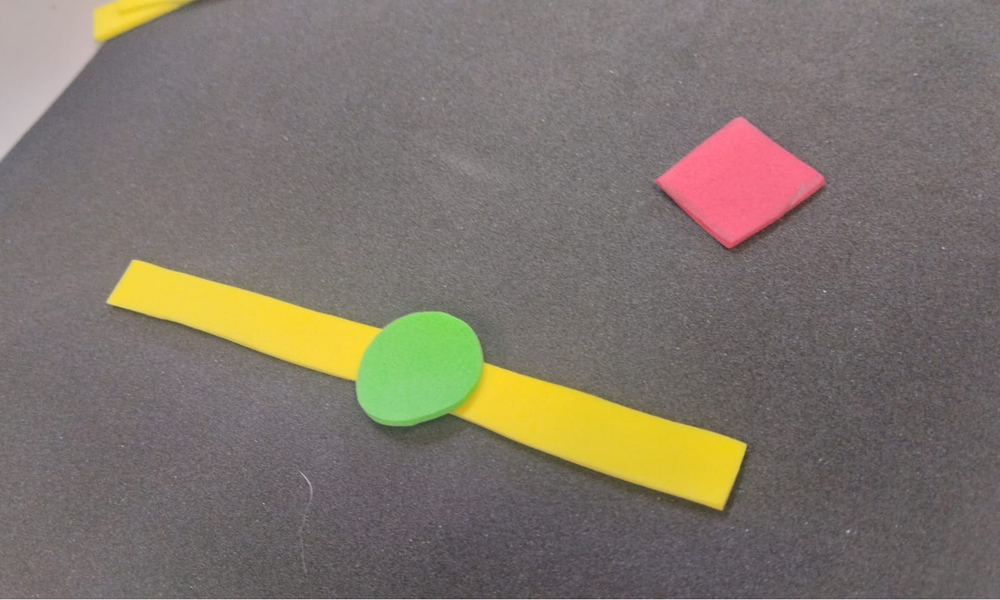
#> input picture dronantes/image.png, 1000 x 600 px, shrunk from 1500 x 900 before the run, given in place of the camera
$ python tallervision1.py
#> lines starting #> are read from the running program, lines starting #| are printed output that depends on the picture; after the words box and inside, x2 and y2 are one past the last pixel; in counts of white or black regions, pixels touching at a corner belong together
""" Día 5 - Taller de Python ~ OpenCV
Angie Contreras ~ Club de Robótica

HSV """

# -- importar opencv y numpy--
import cv2 as cv
import numpy as np

""" Actividad 1. HSV """

def nothing(x):
    pass

# Crear ventana y trackbars para rangos mínimos y máximos de HSV
cv.namedWindow("Panel", cv.WINDOW_NORMAL)
cv.createTrackbar("H Min", "Panel", 0, 179, nothing)
#> slider 'H Min' is set to 35
cv.createTrackbar("S Min", "Panel", 0, 255, nothing)
#> slider 'S Min' is set to 51
cv.createTrackbar("V Min", "Panel", 0, 255, nothing)
#> slider 'V Min' is set to 51
cv.createTrackbar("H Max", "Panel", 179, 179, nothing)
cv.createTrackbar("S Max", "Panel", 255, 255, nothing)
cv.createTrackbar("V Max", "Panel", 255, 255, nothing)

cap = cv.VideoCapture(0)

while True:
    ret, frame = cap.read()
#> frame is the input picture: shape (600, 1000, 3); mean B, G, R 107.8, 117.3, 125.8
    if not ret:
        break

    hsv = cv.cvtColor(frame, cv.COLOR_BGR2HSV)
#> hsv: shape (600, 1000, 3); mean H, S, V 96.3, 31.2, 127.3

    h_min = cv.getTrackbarPos("H Min", "Panel")
    s_min = cv.getTrackbarPos("S Min", "Panel")
    v_min = cv.getTrackbarPos("V Min", "Panel")
    h_max = cv.getTrackbarPos("H Max", "Panel")
    s_max = cv.getTrackbarPos("S Max", "Panel")
    v_max = cv.getTrackbarPos("V Max", "Panel")

    lower = np.array([h_min, s_min, v_min])
    upper = np.array([h_max, s_max, v_max])

    mask = cv.inRange(hsv, lower, upper)
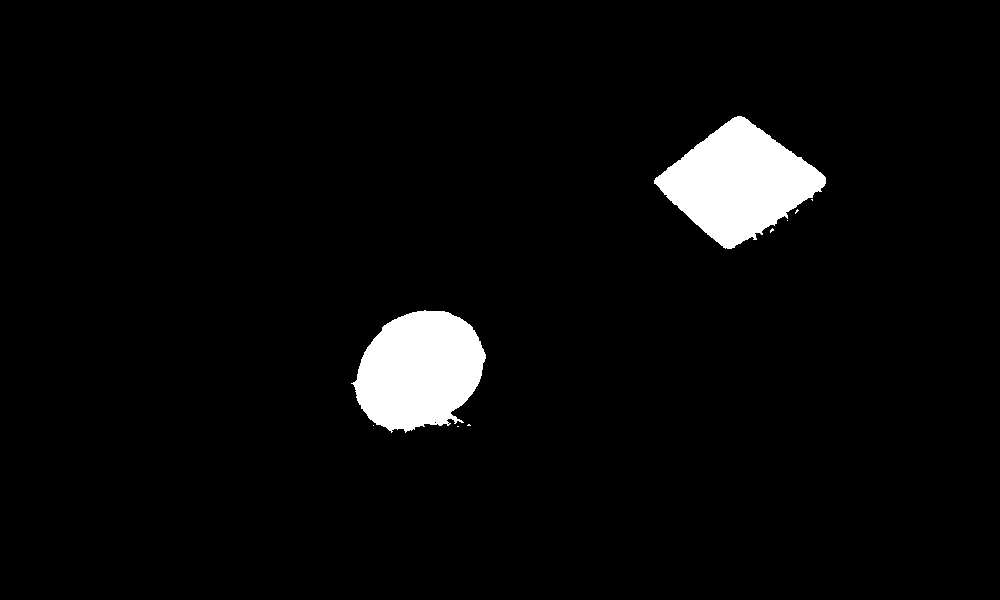
#> mask: shape (600, 1000); 4.1% white; 9 white regions (7 under 20 px), largest, box (x1, y1, x2, y2) and area: (654, 116, 826, 249) 12707, (351, 310, 486, 433) 11950
    result = cv.bitwise_and(frame, frame, mask=mask)
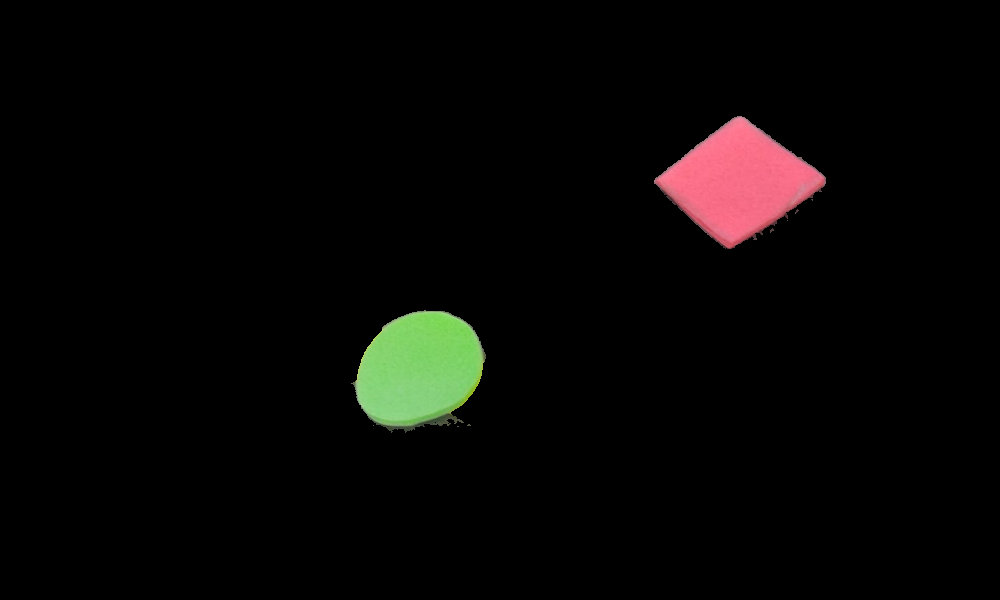
#> result: shape (600, 1000, 3); mean B, G, R 4.9, 6.4, 7.6
    mask_bgr = cv.cvtColor(mask, cv.COLOR_GRAY2BGR)  # Para mostrar la máscara en color

    # Unir las imágenes horizontalmente
    panel = np.hstack((frame, mask_bgr, result))
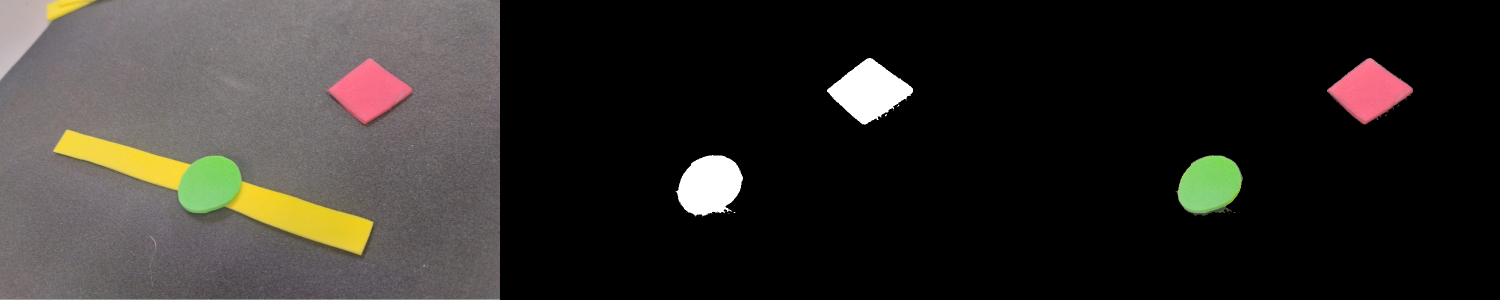
#> panel: shape (600, 3000, 3) (shown at 1/2 size); mean B, G, R 41.1, 44.7, 47.9

    cv.imshow("Panel", panel)

    if cv.waitKey(1) & 0xFF == ord('q'):
#> (key q is pressed here)
        break

cap.release()
cv.destroyAllWindows()
